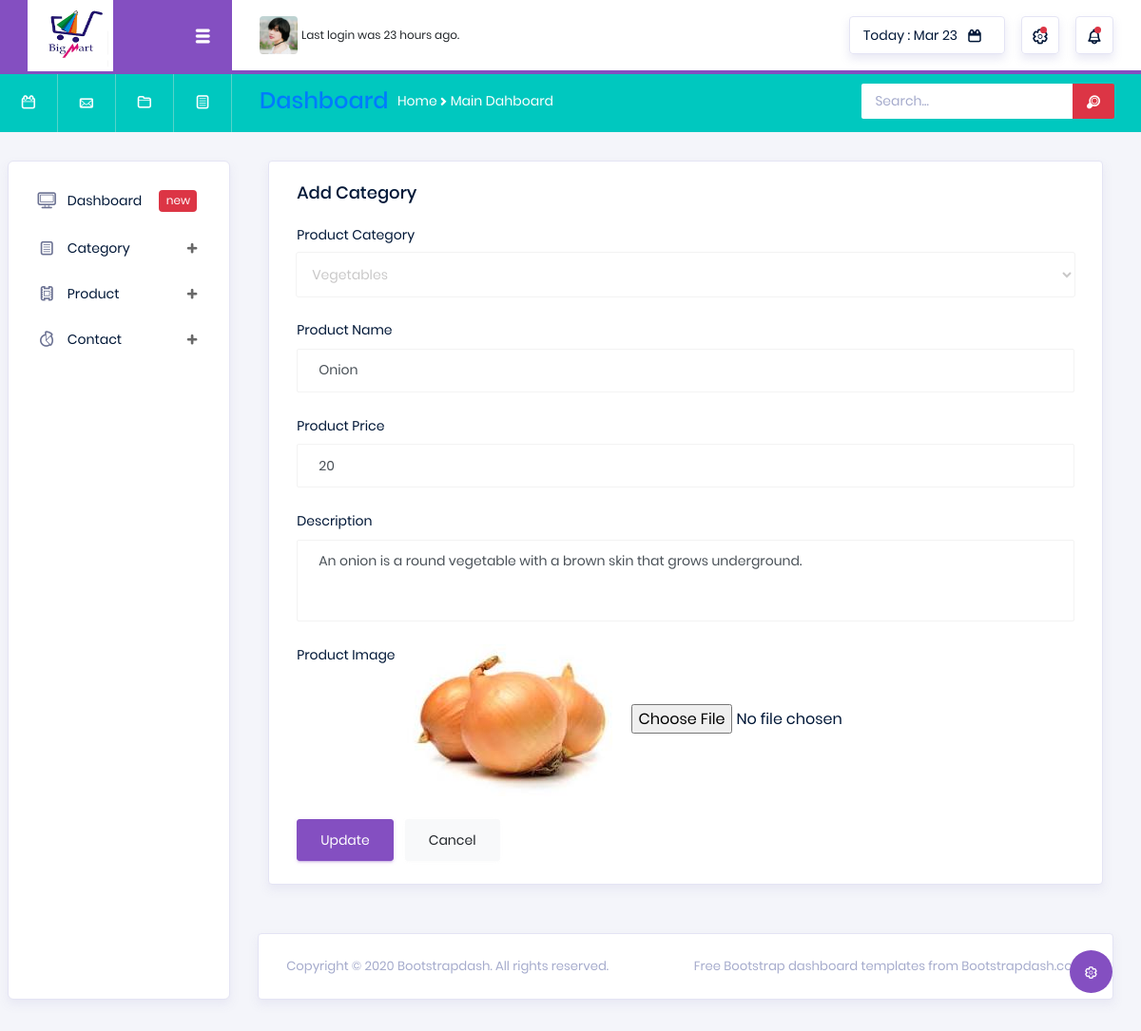
The app's page /backend/P_edit_pg/1/ with its own data.
### backend/models.py (models this page shows)
class productDb(models.Model):
    p_category=models.CharField(max_length=50,null=True,blank=True)
    p_name=models.CharField(max_length=50,null=True,blank=True)
    p_price=models.IntegerField(null=True,blank=True)
    p_description=models.CharField(max_length=100,null=True,blank=True)
    p_image=models.ImageField(upload_to="prd_pic",null=True,blank=True)

### backend/views.py (the view)
# urls.py: path('P_edit_pg/<int:EPid>/',views.P_edit_pg, name="P_edit_pg"),
def P_edit_pg(request,EPid):
    data=productDb.objects.get(id=EPid)
    cat=addcategoryDb.objects.all()
    return render(request,"prd_edit.html",{'EPdata':data,'acEdata':cat})

### backend/templates/prd_edit.html (shortened to what this page needs)
<!DOCTYPE html>
{% extends 'index.html' %}
{% block content %}
<html lang="en">
<head>
</head>
<body>
<div>
    <div class="col-12 grid-margin stretch-card">
              <div class="card">
                <div class="card-body">
                  <h4 class="card-title">Add category</h4>
                  <form class="forms-sample"method="post" action="{% url 'P_update' UPid=EPdata.id %}" enctype="multipart/form-data">
                      <div class="form-group">
                      <label for="exampleSelectGender">Product Category</label>
                        <select name="b1" class="form-control" id="exampleSelectGender">
                          <option>{{ EPdata.p_category }}</option>
                        </select>
                      </div>
                    <div class="form-group">
                      <label for="exampleInputName1"> Product Name</label>
                      <input value="{{ EPdata.p_name }}" name="b2" type="text" class="form-control" id="exampleInputName1" placeholder=" Product Name">
                    </div>
                      <div class="form-group">
                      <label for="exampleInputName1"> Product Price</label>
                      <input value="{{ EPdata.p_price }}" name="b3" type="text" class="form-control" id="exampleInputName1" placeholder=" Product Price">
                    </div>
                      <div class="form-group">
                      <label for="exampleTextarea1">Description</label>
                      <textarea name="b4" class="form-control" id="exampleTextarea1" rows="4" placeholder="description">{{ EPdata.p_description }}</textarea>
                    </div>
                    <div class="form-group">
                      <label>Product Image</label>
                        <img src="{{ EPdata.p_image.url }}">
                      <input type="file" name="b5" >
                    </div>
                    <button type="submit" class="btn btn-primary mr-2">Update</button>
                    <button class="btn btn-light">Cancel</button>
                  </form>
                </div>
              </div>
            </div>
</div>
</body>
</html>
{% endblock %}

### records on screen
productDb: b1 "Vegetables", b2 "Onion", b3 "20", b4 "An onion is a round vegetable with a brown skin that grows underground.", p_image (picture)
